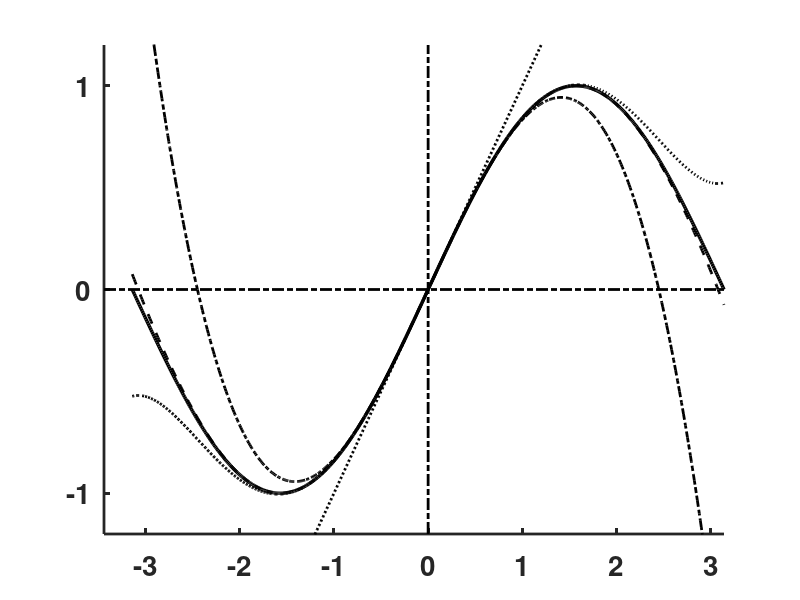

MATLAB code for this plot: (Note: this script raises an error after producing the figure.)
clear;  figure('Position',[100 100 600 400],'Color',[1 1 1]); clf;  hold on; 

xy=[-pi-.3 pi -1.2 1.2];
xx=linspace(-pi,xy(2),600);  ym1=sin(xx);  
h(1)=plot(xx,ym1,'k','LineWidth',2.5)
ym1=xx;  
h(2)=plot(xx,ym1,'k:','LineWidth',2)
ym1=ym1-xx.^3/6;  
h(3)=plot(xx,ym1,'k-.','LineWidth',2)
ym1=ym1+xx.^5/120;  
h(4)=plot(xx,ym1,'k:','LineWidth',2)
ym1=ym1-xx.^7/factorial(7);  
h(5)=plot(xx,ym1,'k--','LineWidth',2)
set(gca,'LineWidth',2); 
axis(xy); axis manual;
plot([xy(1) xy(2)],[0 0],'k-.','LineWidth',2);
plot([0 0],[xy(3) xy(4)],'k-.','LineWidth',2);
set(gca,'XTick',[-3 -2 -1 0 1 2 3],'YTick',[-1 0 1],'FontSize',20,'FontWeight','bold');

%assign labels for handles
g=legend(h,'y= sin x','x','x-1/3! x^{3}','x-1/3! x^{3}+1/5! x^{5}','x-1/3! x^{3}+1/5! x^{5}-1/7! x^{7}',4);
set(g,'Color','none');
set(g,'FontSize',16);
%export to eps (change path and file name accordingly)
 print('-depsc2',sprintf('C:\\Documents and Settings\\ajay\\Desktop\\matlab\\fig49'));
